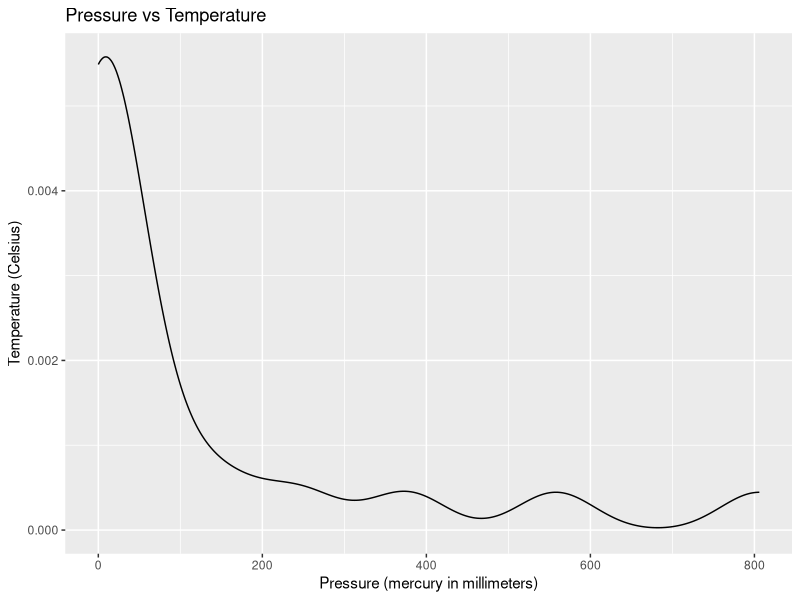

This chart was generated by the following R code:
## ---- chunk 1
library(ggplot2)
ggplot(data = datasets::pressure, aes(x = pressure, fill = temperature)) +
  geom_density(adjust = 1, alpha = 0.5) +
  labs(
    title = "Pressure vs Temperature", 
    x = "Pressure (mercury in millimeters)", y = "Temperature (Celsius)",
    fill = "Temperature"
    )
